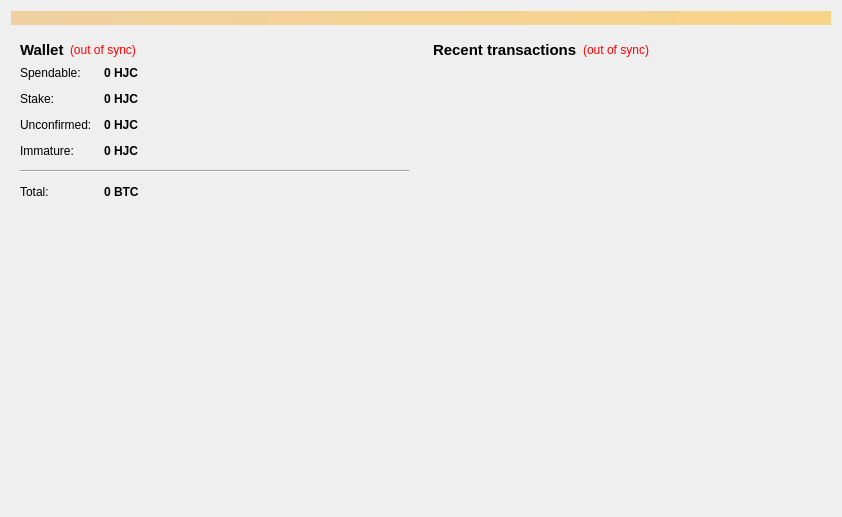
<?xml version="1.0" encoding="UTF-8"?>
<ui version="4.0">
 <class>OverviewPage</class>
 <widget class="QWidget" name="OverviewPage">
  <property name="geometry">
   <rect>
    <x>0</x>
    <y>0</y>
    <width>842</width>
    <height>517</height>
   </rect>
  </property>
  <property name="windowTitle">
   <string>Form</string>
  </property>
  <layout class="QVBoxLayout" name="topLayout">
   <item>
    <widget class="QLabel" name="labelAlerts">
     <property name="visible">
      <bool>false</bool>
     </property>
     <property name="styleSheet">
      <string notr="true">background-color: qlineargradient(x1: 0, y1: 0, x2: 1, y2: 0, stop:0 #F0D0A0, stop:1 #F8D488);  color:#000000
</string>
     </property>
     <property name="wordWrap">
      <bool>true</bool>
     </property>
     <property name="margin">
      <number>3</number>
     </property>
    </widget>
   </item>
   <item>
    <layout class="QHBoxLayout" name="horizontalLayout" stretch="1,1">
     <item>
      <layout class="QVBoxLayout" name="verticalLayout_2">
       <item>
        <widget class="QWidget" name="widget" native="true">
         <layout class="QVBoxLayout" name="verticalLayout_4">
          <item>
           <layout class="QHBoxLayout" name="horizontalLayout_4">
            <item>
             <widget class="QLabel" name="label_5">
              <property name="font">
               <font>
                <pointsize>11</pointsize>
                <weight>75</weight>
                <bold>true</bold>
               </font>
              </property>
              <property name="text">
               <string>Wallet</string>
              </property>
             </widget>
            </item>
            <item>
             <widget class="QLabel" name="labelWalletStatus">
              <property name="toolTip">
               <string>The displayed information may be out of date. Your wallet automatically synchronizes with the HJC network after a connection is established, but this process has not completed yet.</string>
              </property>
              <property name="styleSheet">
               <string notr="true">QLabel { color: red; }</string>
              </property>
              <property name="text">
               <string notr="true">(out of sync)</string>
              </property>
              <property name="alignment">
               <set>Qt::AlignLeading|Qt::AlignLeft|Qt::AlignVCenter</set>
              </property>
             </widget>
            </item>
            <item>
             <spacer name="horizontalSpacer_2">
              <property name="orientation">
               <enum>Qt::Horizontal</enum>
              </property>
              <property name="sizeHint" stdset="0">
               <size>
                <width>40</width>
                <height>20</height>
               </size>
              </property>
             </spacer>
            </item>
           </layout>
          </item>
          <item>
           <layout class="QFormLayout" name="formLayout_2">
            <property name="fieldGrowthPolicy">
             <enum>QFormLayout::AllNonFixedFieldsGrow</enum>
            </property>
            <property name="horizontalSpacing">
             <number>12</number>
            </property>
            <property name="verticalSpacing">
             <number>12</number>
            </property>
            <item row="0" column="0">
             <widget class="QLabel" name="label">
              <property name="text">
               <string>Spendable:</string>
              </property>
             </widget>
            </item>
            <item row="0" column="1">
             <widget class="QLabel" name="labelBalance">
              <property name="font">
               <font>
                <weight>75</weight>
                <bold>true</bold>
               </font>
              </property>
              <property name="cursor">
               <cursorShape>IBeamCursor</cursorShape>
              </property>
              <property name="toolTip">
               <string>Your current spendable balance</string>
              </property>
              <property name="text">
               <string notr="true">0 HJC</string>
              </property>
              <property name="alignment">
               <set>Qt::AlignLeading|Qt::AlignLeft|Qt::AlignVCenter</set>
              </property>
              <property name="textInteractionFlags">
               <set>Qt::LinksAccessibleByMouse|Qt::TextSelectableByKeyboard|Qt::TextSelectableByMouse</set>
              </property>
             </widget>
            </item>
            <item row="1" column="0">
             <widget class="QLabel" name="label_6">
              <property name="text">
               <string>Stake:</string>
              </property>
             </widget>
            </item>
            <item row="1" column="1">
             <widget class="QLabel" name="labelStake">
              <property name="font">
               <font>
                <weight>75</weight>
                <bold>true</bold>
               </font>
              </property>
              <property name="cursor">
               <cursorShape>IBeamCursor</cursorShape>
              </property>
              <property name="toolTip">
               <string>Total of coins that was staked, and do not yet count toward the current balance</string>
              </property>
              <property name="text">
               <string notr="true">0 HJC</string>
              </property>
              <property name="alignment">
               <set>Qt::AlignLeading|Qt::AlignLeft|Qt::AlignVCenter</set>
              </property>
              <property name="textInteractionFlags">
               <set>Qt::LinksAccessibleByMouse|Qt::TextSelectableByKeyboard|Qt::TextSelectableByMouse</set>
              </property>
             </widget>
            </item>
            <item row="2" column="0">
             <widget class="QLabel" name="label_3">
              <property name="text">
               <string>Unconfirmed:</string>
              </property>
             </widget>
            </item>
            <item row="2" column="1">
             <widget class="QLabel" name="labelUnconfirmed">
              <property name="font">
               <font>
                <weight>75</weight>
                <bold>true</bold>
               </font>
              </property>
              <property name="cursor">
               <cursorShape>IBeamCursor</cursorShape>
              </property>
              <property name="toolTip">
               <string>Total of transactions that have yet to be confirmed, and do not yet count toward the current balance</string>
              </property>
              <property name="text">
               <string notr="true">0 HJC</string>
              </property>
              <property name="alignment">
               <set>Qt::AlignLeading|Qt::AlignLeft|Qt::AlignVCenter</set>
              </property>
              <property name="textInteractionFlags">
               <set>Qt::LinksAccessibleByMouse|Qt::TextSelectableByKeyboard|Qt::TextSelectableByMouse</set>
              </property>
             </widget>
            </item>
            <item row="3" column="0">
             <widget class="QLabel" name="labelImmatureText">
              <property name="text">
               <string>Immature:</string>
              </property>
             </widget>
            </item>
            <item row="3" column="1">
             <widget class="QLabel" name="labelImmature">
              <property name="font">
               <font>
                <weight>75</weight>
                <bold>true</bold>
               </font>
              </property>
              <property name="toolTip">
               <string>Mined balance that has not yet matured</string>
              </property>
              <property name="text">
               <string notr="true">0 HJC</string>
              </property>
              <property name="alignment">
               <set>Qt::AlignLeading|Qt::AlignLeft|Qt::AlignVCenter</set>
              </property>
              <property name="textInteractionFlags">
               <set>Qt::LinksAccessibleByMouse|Qt::TextSelectableByKeyboard|Qt::TextSelectableByMouse</set>
              </property>
             </widget>
            </item>
            <item row="4" column="0" colspan="2">
             <widget class="Line" name="line">
              <property name="maximumSize">
               <size>
                <width>16777215</width>
                <height>16777215</height>
               </size>
              </property>
              <property name="orientation">
               <enum>Qt::Horizontal</enum>
              </property>
             </widget>
            </item>
            <item row="5" column="0">
             <widget class="QLabel" name="labelTotalText">
              <property name="text">
               <string>Total:</string>
              </property>
             </widget>
            </item>
            <item row="5" column="1">
             <widget class="QLabel" name="labelTotal">
              <property name="font">
               <font>
                <weight>75</weight>
                <bold>true</bold>
               </font>
              </property>
              <property name="cursor">
               <cursorShape>IBeamCursor</cursorShape>
              </property>
              <property name="toolTip">
               <string>Your current total balance</string>
              </property>
              <property name="text">
               <string notr="true">0 BTC</string>
              </property>
              <property name="alignment">
               <set>Qt::AlignLeading|Qt::AlignLeft|Qt::AlignVCenter</set>
              </property>
              <property name="textInteractionFlags">
               <set>Qt::LinksAccessibleByMouse|Qt::TextSelectableByKeyboard|Qt::TextSelectableByMouse</set>
              </property>
             </widget>
            </item>
           </layout>
          </item>
         </layout>
        </widget>
       </item>
       <item>
        <spacer name="verticalSpacer_2">
         <property name="orientation">
          <enum>Qt::Vertical</enum>
         </property>
         <property name="sizeHint" stdset="0">
          <size>
           <width>20</width>
           <height>40</height>
          </size>
         </property>
        </spacer>
       </item>
       <item>
        <widget class="QLabel" name="label_overview_pic">
         <property name="sizePolicy">
          <sizepolicy hsizetype="Preferred" vsizetype="Preferred">
           <horstretch>0</horstretch>
           <verstretch>0</verstretch>
          </sizepolicy>
         </property>
         <property name="minimumSize">
          <size>
           <width>0</width>
           <height>0</height>
          </size>
         </property>
         <property name="maximumSize">
          <size>
           <width>500</width>
           <height>500</height>
          </size>
         </property>
         <property name="text">
          <string/>
         </property>
         <property name="pixmap">
          <pixmap resource="../bitcoin.qrc">:/images/wallet_bg</pixmap>
         </property>
         <property name="alignment">
          <set>Qt::AlignCenter</set>
         </property>
         <property name="margin">
          <number>20</number>
         </property>
        </widget>
       </item>
       <item>
        <spacer name="verticalSpacer">
         <property name="orientation">
          <enum>Qt::Vertical</enum>
         </property>
         <property name="sizeHint" stdset="0">
          <size>
           <width>20</width>
           <height>40</height>
          </size>
         </property>
        </spacer>
       </item>
      </layout>
     </item>
     <item>
      <layout class="QVBoxLayout" name="verticalLayout_3">
       <item>
        <widget class="QWidget" name="widget_2" native="true">
         <layout class="QVBoxLayout" name="verticalLayout">
          <item>
           <layout class="QHBoxLayout" name="horizontalLayout_2">
            <item>
             <widget class="QLabel" name="label_4">
              <property name="font">
               <font>
                <pointsize>11</pointsize>
                <weight>75</weight>
                <bold>true</bold>
               </font>
              </property>
              <property name="text">
               <string>&lt;b&gt;Recent transactions&lt;/b&gt;</string>
              </property>
             </widget>
            </item>
            <item>
             <widget class="QLabel" name="labelTransactionsStatus">
              <property name="toolTip">
               <string>The displayed information may be out of date. Your wallet automatically synchronizes with the HJC network after a connection is established, but this process has not completed yet.</string>
              </property>
              <property name="styleSheet">
               <string notr="true">QLabel { color: red; }</string>
              </property>
              <property name="text">
               <string notr="true">(out of sync)</string>
              </property>
              <property name="alignment">
               <set>Qt::AlignRight|Qt::AlignTrailing|Qt::AlignVCenter</set>
              </property>
             </widget>
            </item>
            <item>
             <spacer name="horizontalSpacer">
              <property name="orientation">
               <enum>Qt::Horizontal</enum>
              </property>
              <property name="sizeHint" stdset="0">
               <size>
                <width>40</width>
                <height>20</height>
               </size>
              </property>
             </spacer>
            </item>
           </layout>
          </item>
          <item>
           <widget class="QListView" name="listTransactions">
            <property name="styleSheet">
             <string notr="true">QListView { background: transparent; }</string>
            </property>
            <property name="frameShape">
             <enum>QFrame::NoFrame</enum>
            </property>
            <property name="verticalScrollBarPolicy">
             <enum>Qt::ScrollBarAlwaysOff</enum>
            </property>
            <property name="horizontalScrollBarPolicy">
             <enum>Qt::ScrollBarAlwaysOff</enum>
            </property>
            <property name="selectionMode">
             <enum>QAbstractItemView::NoSelection</enum>
            </property>
           </widget>
          </item>
         </layout>
        </widget>
       </item>
      </layout>
     </item>
    </layout>
   </item>
  </layout>
 </widget>
 <resources>
  <include location="../bitcoin.qrc"/>
 </resources>
 <connections/>
</ui>
